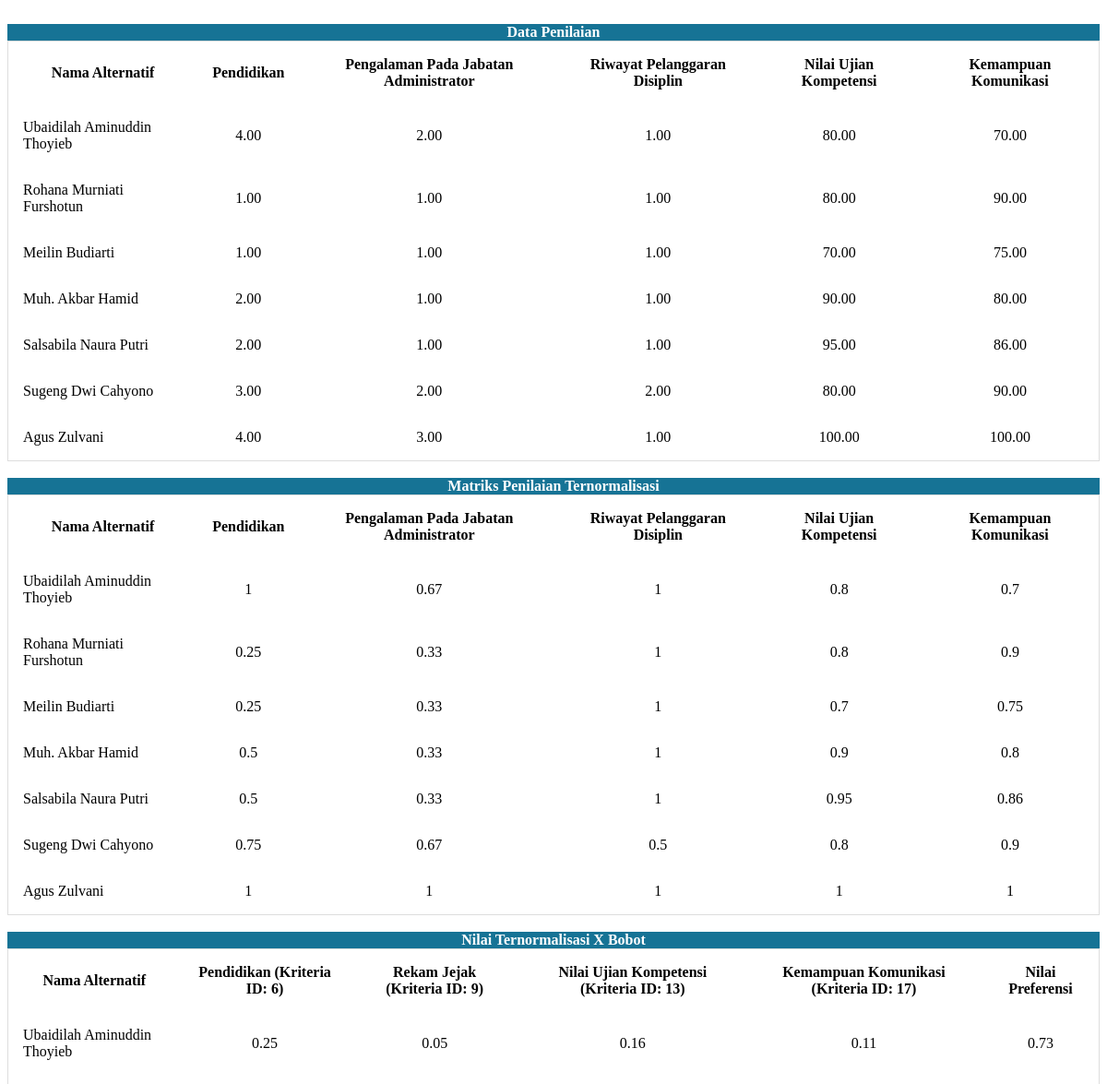
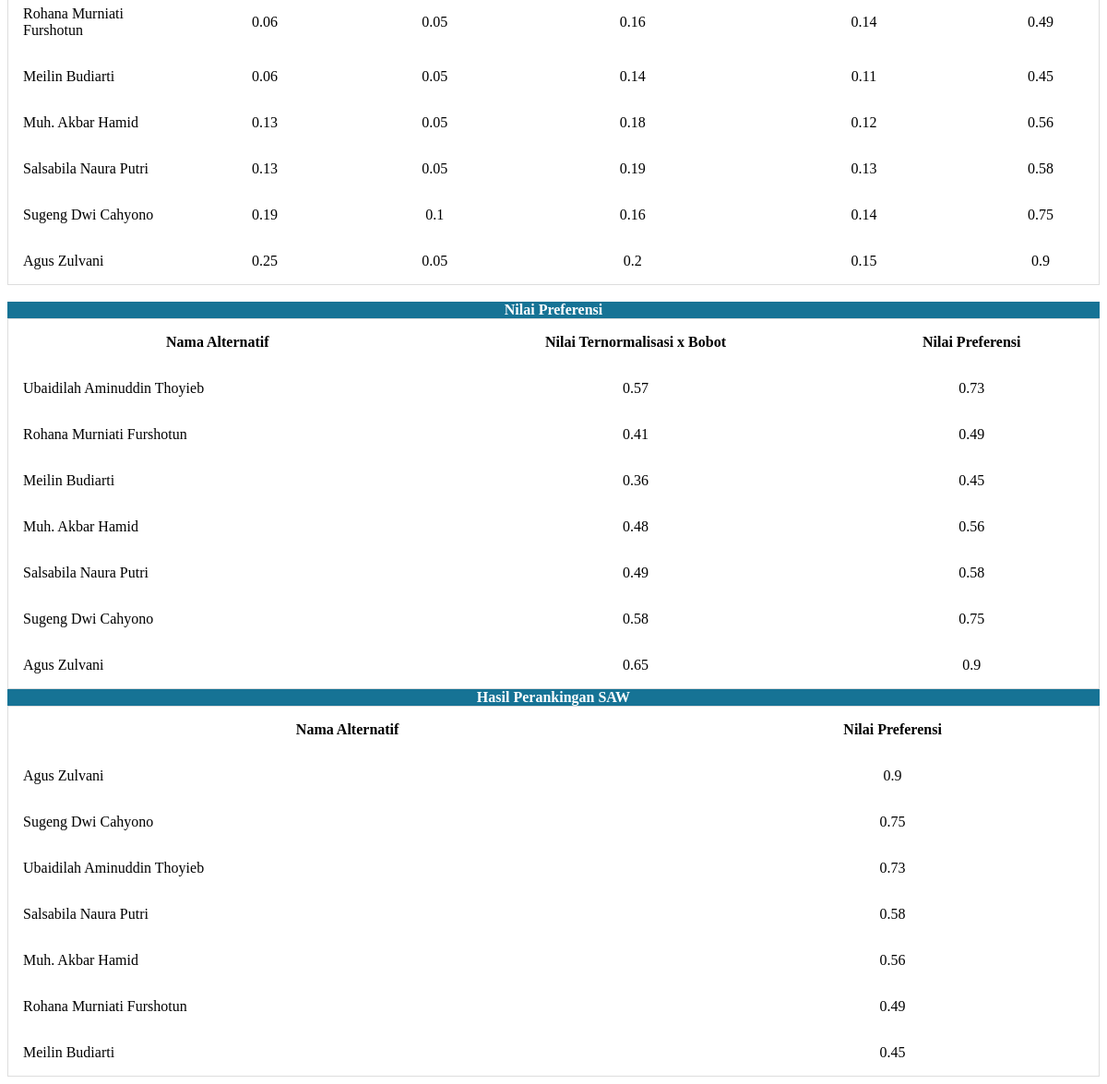
Screenshot of /rinciansaw.php (signed in) with the database file from the repository (2 pictures, top to bottom).
### tables this page shows
CREATE TABLE `Kriteria` (
  `id_kriteria` int(11) NOT NULL,
  `nama_kriteria` varchar(255) NOT NULL,
  `bobot_kriteria` decimal(5,2) DEFAULT NULL,
  `tipe_kriteria` enum('benefit','cost') DEFAULT NULL,
  `punyasub` enum('0','1') NOT NULL DEFAULT '0'
);

CREATE TABLE `SubKriteria` (
  `id_subkriteria` int(11) NOT NULL,
  `id_kriteria` int(11) DEFAULT NULL,
  `nama_subkriteria` varchar(255) NOT NULL,
  `bobot_subkriteria` decimal(5,2) NOT NULL,
  `tipe_subkriteria` enum('benefit','cost') NOT NULL
);

CREATE TABLE `Penilaian` (
  `id_penilaian` int(11) NOT NULL,
  `id_alternatif` int(11) DEFAULT NULL,
  `id_kriteria` int(11) DEFAULT NULL,
  `id_subkriteria` int(11) DEFAULT NULL,
  `nilai` decimal(5,2) DEFAULT NULL
);

### mtrx_keputusan.php (the view, shortened to what the rows shown need)
<!DOCTYPE html>
<html lang="en">
<head>
</head>
<body>
  <br>
  <div class="card shadow mb-5">
    <div class="card-body">
      <div>
        <div>
          <div class="table-responsive">
            <table class="table table-bordered">
              <thead>
                <tr>
                  <th scope="col" style="color: black; text-align: center">Nama Alternatif</th>
                  <?php
                  require 'config/koneksi.php';
                  $kriteriaQuery = mysqli_query($conn, "SELECT * FROM Kriteria");
                  while ($kriteria = mysqli_fetch_array($kriteriaQuery)) {
                    if ($kriteria['punyasub'] == 0) {
                      echo "<th scope='col' style='color: black; text-align: center'>" . $kriteria['nama_kriteria'] . "</th>";
                    } else {
                      $subKriteriaQuery = mysqli_query($conn, "SELECT * FROM SubKriteria WHERE id_kriteria = '" . $kriteria['id_kriteria'] . "'");
                      while ($subKriteria = mysqli_fetch_array($subKriteriaQuery)) {
                        echo "<th scope='col' style='color: black; text-align: center'>" . $subKriteria['nama_subkriteria'] . "</th>";
                      }
                    }
                  }
                  ?>
                </tr>
              </thead>
              <tbody>
                <?php
                $sql = "
                SELECT
                    a.id_alternatif,
                    a.nama_alternatif,
                    k.id_kriteria,
                    k.nama_kriteria,
                    sk.id_subkriteria,
                    sk.nama_subkriteria,
                    p.nilai,
                    r.uraian
                FROM
                    Penilaian p
                JOIN
                    Alternatif a ON p.id_alternatif = a.id_alternatif
                JOIN
                    Kriteria k ON p.id_kriteria = k.id_kriteria
                LEFT JOIN
                    SubKriteria sk ON p.id_subkriteria = sk.id_subkriteria
                LEFT JOIN
                    Rentang r ON p.nilai = r.nilai_rentang
                    AND r.id_kriteria = p.id_kriteria
                    AND (r.id_subkriteria = sk.id_subkriteria OR r.id_subkriteria IS NULL)
                WHERE
                    a.status_alternatif = '1'
                ORDER BY
                    a.id_alternatif, k.id_kriteria, sk.id_subkriteria;
            ";
                $result = mysqli_query($conn, $sql);
                $dataByAlternatif = [];
                while ($data = mysqli_fetch_array($result)) {
                  $dataByAlternatif[$data['id_alternatif']]['nama_alternatif'] = $data['nama_alternatif'];
                  if (!is_null($data['nama_subkriteria'])) {
                    $dataByAlternatif[$data['id_alternatif']]['penilaian'][$data['nama_subkriteria']] = $data['nilai'];
                  } else {
                    $dataByAlternatif[$data['id_alternatif']]['penilaian'][$data['nama_kriteria']] = $data['nilai'];
                  }
                }
                foreach ($dataByAlternatif as $id_alternatif => $dataAlternatif) {
                  echo "<tr>";
                  echo "<td style='color: black'>" . $dataAlternatif['nama_alternatif'] . "</td>";
                  $kriteriaQuery = mysqli_query($conn, "SELECT * FROM Kriteria");
                  while ($kriteria = mysqli_fetch_array($kriteriaQuery)) {
                    if ($kriteria['punyasub'] == 0) {
                      $nilai = isset($dataAlternatif['penilaian'][$kriteria['nama_kriteria']]) ? $dataAlternatif['penilaian'][$kriteria['nama_kriteria']] : '-';
                      echo "<td style='color: black; text-align: center'>$nilai</td>";
                    } else {
                      $subKriteriaQuery = mysqli_query($conn, "SELECT * FROM SubKriteria WHERE id_kriteria = '" . $kriteria['id_kriteria'] . "'");
                      while ($subKriteria = mysqli_fetch_array($subKriteriaQuery)) {
                        $nilaiSubKriteria = isset($dataAlternatif['penilaian'][$subKriteria['nama_subkriteria']]) ? $dataAlternatif['penilaian'][$subKriteria['nama_subkriteria']] : '-';
                        echo "<td style='color: black; text-align: center'>$nilaiSubKriteria</td>";
                      }
                    }
                  }
                }
                ?>
              </tbody>
            </table>
          </div>
        </div>
</body>
</html>

### mtrx_ternormalisasi.php (shortened to what the rows shown need)
<?php
require 'config/koneksi.php';
$queryAlternatif = "SELECT DISTINCT a.id_alternatif, a.nama_alternatif
                    FROM Alternatif a
                    JOIN Penilaian p ON a.id_alternatif = p.id_alternatif
                    WHERE a.status_alternatif = '1'";
$resultAlternatif = $conn->query($queryAlternatif);
$alternatif = [];
while ($row = $resultAlternatif->fetch_assoc()) {
  $alternatif[$row['id_alternatif']] = $row['nama_alternatif'];
}
$queryKriteria = "SELECT * FROM Kriteria";
$resultKriteria = $conn->query($queryKriteria);
$kriteria = [];
while ($row = $resultKriteria->fetch_assoc()) {
  $kriteria[$row['id_kriteria']] = [
    'nama' => $row['nama_kriteria'],
    'bobot' => $row['bobot_kriteria'],
    'tipe' => $row['tipe_kriteria'],
    'punyasub' => $row['punyasub']
  ];
}
$querySubKriteria = "SELECT * FROM SubKriteria";
$resultSubKriteria = $conn->query($querySubKriteria);
$subkriteria = [];
while ($row = $resultSubKriteria->fetch_assoc()) {
  $subkriteria[$row['id_subkriteria']] = [
    'id_kriteria' => $row['id_kriteria'],
    'nama' => $row['nama_subkriteria'],
    'bobot' => $row['bobot_subkriteria'],
    'tipe' => $row['tipe_subkriteria']
  ];
}
$queryPenilaian = "SELECT * FROM Penilaian";
$resultPenilaian = $conn->query($queryPenilaian);
$penilaian = [];
while ($row = $resultPenilaian->fetch_assoc()) {
  $penilaian[] = [
    'id_alternatif' => $row['id_alternatif'],
    'id_kriteria' => $row['id_kriteria'],
    'id_subkriteria' => $row['id_subkriteria'],
    'nilai' => $row['nilai']
  ];
}
$maxMin = [];
foreach ($penilaian as $data) {
  $idKriteria = $data['id_kriteria'];
  $idSubKriteria = $data['id_subkriteria'];
  $key = $idKriteria . '-' . ($idSubKriteria ?? '0');
  if ($idSubKriteria) {
    $tipe = $subkriteria[$idSubKriteria]['tipe'];
    if ($tipe == 'benefit') {
      if (!isset($maxMin[$key]['max']) || $data['nilai'] > $maxMin[$key]['max']) {
        $maxMin[$key]['max'] = $data['nilai'];
      }
    } else {
      if (!isset($maxMin[$key]['min']) || $data['nilai'] < $maxMin[$key]['min']) {
        $maxMin[$key]['min'] = $data['nilai'];
      }
    }
  } else {
    $tipe = $kriteria[$idKriteria]['tipe'];
    if ($tipe == 'benefit') {
      if (!isset($maxMin[$key]['max']) || $data['nilai'] > $maxMin[$key]['max']) {
        $maxMin[$key]['max'] = $data['nilai'];
      }
    } else {
      if (!isset($maxMin[$key]['min']) || $data['nilai'] < $maxMin[$key]['min']) {
        $maxMin[$key]['min'] = $data['nilai'];
      }
    }
  }
}
$normalisasi = [];
foreach ($penilaian as $data) {
  $idKriteria = $data['id_kriteria'];
  $idSubKriteria = $data['id_subkriteria'];
  $nilai = $data['nilai'];
  $key = $idKriteria . '-' . ($idSubKriteria ?? '0');
  if ($idSubKriteria) {
    $tipe = $subkriteria[$idSubKriteria]['tipe'];
    if ($tipe == 'benefit') {
      $nilaiNormalisasi = $nilai / $maxMin[$key]['max'];
    } else {
      $nilaiNormalisasi = $maxMin[$key]['min'] / $nilai;
    }
  } else {
    $tipe = $kriteria[$idKriteria]['tipe'];
    if ($tipe == 'benefit') {
      $nilaiNormalisasi = $nilai / $maxMin[$key]['max'];
    } else {
      $nilaiNormalisasi = $maxMin[$key]['min'] / $nilai;
    }
  }
  $normalisasi[] = [
    'id_alternatif' => $data['id_alternatif'],
    'id_kriteria' => $idKriteria,
    'id_subkriteria' => $idSubKriteria,
    'nilai' => $nilaiNormalisasi
  ];
}
?>
<!DOCTYPE html>
<html lang="en">
<head>
</head>
<body>
  <br>
  <div class="card shadow mb-5">
    <div class="card-body">
      <div>
        <div>
          <div class="table-responsive">
            <table class="table table-bordered">
              <th style='text-align: center'>Nama Alternatif</th>
              <?php
              foreach ($kriteria as $id_kriteria => $k) {
                if ($k['punyasub'] == '0') {
                  echo "<th style='text-align: center'>{$k['nama']}</th>";
                } elseif ($k['punyasub'] == '1') {
                  foreach ($subkriteria as $id_subkriteria => $sub) {
                    if ($sub['id_kriteria'] == $id_kriteria) {
                      echo "<th style='text-align: center'>{$sub['nama']}</th>";
                    }
                  }
                }
              }
              foreach ($alternatif as $id_alternatif => $nama_alternatif) {
                echo "<tr>
        <td>{$nama_alternatif}</td>";
                foreach ($kriteria as $id_kriteria => $k) {
                  if ($k['punyasub'] == '0') {
                    $nilaiNormalisasi = 0;
                    foreach ($normalisasi as $n) {
                      if ($n['id_alternatif'] == $id_alternatif && $n['id_kriteria'] == $id_kriteria && !$n['id_subkriteria']) {
                        $nilaiNormalisasi = $n['nilai'];
                        break;
                      }
                    }
                    echo "<td style='text-align: center'>" . round($nilaiNormalisasi, 2) . "</td>";
                  }
                  if ($k['punyasub'] == '1') {
                    foreach ($subkriteria as $id_subkriteria => $sub) {
                      if ($sub['id_kriteria'] == $id_kriteria) {
                        $nilaiNormalisasi = 0;
                        foreach ($normalisasi as $n) {
                          if ($n['id_alternatif'] == $id_alternatif && $n['id_kriteria'] == $id_kriteria && $n['id_subkriteria'] == $id_subkriteria) {
                            $nilaiNormalisasi = $n['nilai'];
                            break;
                          }
                        }
                        echo "<td  style='text-align: center'>" . round($nilaiNormalisasi, 2) . "</td>";
                      }
                    }
                  }
                }
                echo "
      </tr>";
              }
              ?>
            </table>
          </div>
        </div>
      </div>
    </div>
  </div>
</body>

### agregasi.php (shortened to what the rows shown need)
<?php
require 'config/koneksi.php';
$queryAlternatif = "SELECT DISTINCT a.id_alternatif, a.nama_alternatif
                    FROM Alternatif a
                    JOIN Penilaian p ON a.id_alternatif = p.id_alternatif
                    WHERE a.status_alternatif = '1'";
$resultAlternatif = $conn->query($queryAlternatif);
$alternatif = [];
while ($row = $resultAlternatif->fetch_assoc()) {
    $alternatif[$row['id_alternatif']] = $row['nama_alternatif'];
}
$queryKriteria = "SELECT * FROM Kriteria";
$resultKriteria = $conn->query($queryKriteria);
$kriteria = [];
while ($row = $resultKriteria->fetch_assoc()) {
    $kriteria[$row['id_kriteria']] = [
        'nama' => $row['nama_kriteria'],
        'bobot' => $row['bobot_kriteria'],
        'punyasub' => $row['punyasub']
    ];
}
$querySubKriteria = "SELECT * FROM SubKriteria";
$resultSubKriteria = $conn->query($querySubKriteria);
$subkriteria = [];
while ($row = $resultSubKriteria->fetch_assoc()) {
    $subkriteria[$row['id_subkriteria']] = [
        'id_kriteria' => $row['id_kriteria'],
        'nama' => $row['nama_subkriteria'],
        'bobot' => $row['bobot_subkriteria']
    ];
}
$queryPenilaian = "SELECT * FROM Penilaian";
$resultPenilaian = $conn->query($queryPenilaian);
$penilaian = [];
while ($row = $resultPenilaian->fetch_assoc()) {
    $penilaian[] = [
        'id_alternatif' => $row['id_alternatif'],
        'id_kriteria' => $row['id_kriteria'],
        'id_subkriteria' => $row['id_subkriteria'],
        'nilai' => $row['nilai']
    ];
}
$nilaiPreferensi = [];
$matriksTernormalisasi = [];
foreach ($alternatif as $id_alternatif => $nama_alternatif) {
    $totalPreferensi = 0;
    foreach ($kriteria as $id_kriteria => $k) {
        $nilaiMaksimum = PHP_INT_MIN;
        foreach ($penilaian as $n) {
            if ($n['id_kriteria'] == $id_kriteria) {
                if ($n['nilai'] > $nilaiMaksimum) {
                    $nilaiMaksimum = $n['nilai'];
                }
            }
        }
        if ($k['punyasub'] == '0') {
            foreach ($penilaian as $n) {
                if ($n['id_alternatif'] == $id_alternatif && $n['id_kriteria'] == $id_kriteria && is_null($n['id_subkriteria'])) {
                    $nilaiNormalisasi = ($nilaiMaksimum == 0) ? 0 : $n['nilai'] / $nilaiMaksimum;
                    $matriksTernormalisasi[$id_alternatif][$id_kriteria] = $nilaiNormalisasi * $k['bobot'];
                    $totalPreferensi += $nilaiNormalisasi * $k['bobot'];
                    break;
                }
            }
        } elseif ($k['punyasub'] == '1') {
            foreach ($subkriteria as $id_subkriteria => $sub) {
                if ($sub['id_kriteria'] == $id_kriteria) {
                    foreach ($penilaian as $n) {
                        if ($n['id_alternatif'] == $id_alternatif && $n['id_kriteria'] == $id_kriteria && $n['id_subkriteria'] == $id_subkriteria) {
                            $nilaiNormalisasi = ($nilaiMaksimum == 0) ? 0 : $n['nilai'] / $nilaiMaksimum;
                            $matriksTernormalisasi[$id_alternatif][$id_kriteria] = $nilaiNormalisasi * $sub['bobot'];
                            $totalPreferensi += $nilaiNormalisasi * $sub['bobot'];
                            break;
                        }
                    }
                }
            }
        }
    }
    $nilaiPreferensi[$id_alternatif] = $totalPreferensi;
}
ksort($nilaiPreferensi);
?>
<!DOCTYPE html>
<html lang="en">
<head>
</head>
<body>
    <br>
    <div class="card shadow mb-5">
        <div class="card-body">
            <div>
                <div>
                    <div class="table-responsive">
                        <table class="table table-bordered">
                            <thead>
                                <tr>
                                    <th style='text-align: center'>Nama Alternatif</th>
                                    <?php
                                    foreach ($kriteria as $id_kriteria => $k) {
                                        echo "<th style='text-align: center'>{$k['nama']} (Kriteria ID: $id_kriteria)</th>";
                                    }
                                    ?>
                                    <th style='text-align: center'>Nilai Preferensi</th>
                                </tr>
                            </thead>
                            <tbody>
                                <?php
                                foreach ($alternatif as $id_alternatif => $nama_alternatif) {
                                    echo "<tr>
                    <td>{$nama_alternatif}</td>";
                                    foreach ($kriteria as $id_kriteria => $k) {
                                        $nilai = isset($matriksTernormalisasi[$id_alternatif][$id_kriteria]) ? round($matriksTernormalisasi[$id_alternatif][$id_kriteria], 2) : 0;
                                        echo "<td style='text-align: center'>{$nilai}</td>";
                                    }
                                    echo "<td style='text-align: center'>" . round($nilaiPreferensi[$id_alternatif], 2) . "</td>
                  </tr>";
                                }
                                ?>
                            </tbody>
                        </table>
                    </div>
                </div>
            </div>
        </div>
    </div>
</body>

### rows the page displays
kriteria: nama_kriteria "Pendidikan", nama_kriteria "4.00", nama_kriteria "1.00", nama_kriteria "2.00", nama_kriteria "3.00", nilaiNormalisasi "1", nilaiNormalisasi "0.25", nilaiNormalisasi "0.5", nilaiNormalisasi "0.75", id_kriteria "6", nilai "0.25", nilai "0.06", nilai "0.13", nilai "0.19"
subkriteria: nama_subkriteria "Pengalaman Pada Jabatan Administrator", nama_subkriteria "2.00", nama_subkriteria "1.00", nama_subkriteria "3.00", nilaiNormalisasi "0.67", nilaiNormalisasi "0.33", nilaiNormalisasi "1"
subkriteria: nama_subkriteria "Riwayat Pelanggaran Disiplin", nama_subkriteria "1.00", nama_subkriteria "2.00", nilaiNormalisasi "1", nilaiNormalisasi "0.5"
kriteria: nama_kriteria "Nilai Ujian Kompetensi", nama_kriteria "80.00", nama_kriteria "70.00", nama_kriteria "90.00", nama_kriteria "95.00", nama_kriteria "100.00", nilaiNormalisasi "0.8", nilaiNormalisasi "0.7", nilaiNormalisasi "0.9", nilaiNormalisasi "0.95", nilaiNormalisasi "1", id_kriteria "13", nilai "0.16", nilai "0.14", nilai "0.18", nilai "0.19", nilai "0.2"
kriteria: nama_kriteria "Kemampuan Komunikasi", nama_kriteria "70.00", nama_kriteria "90.00", nama_kriteria "75.00", nama_kriteria "80.00", nama_kriteria "86.00", nama_kriteria "100.00", nilaiNormalisasi "0.7", nilaiNormalisasi "0.9", nilaiNormalisasi "0.75", nilaiNormalisasi "0.8", nilaiNormalisasi "0.86", nilaiNormalisasi "1", id_kriteria "17", nilai "0.11", nilai "0.14", nilai "0.12", nilai "0.13", nilai "0.15"
penilaian: nilai "1"

### other values shown
$dataAlternatif['nama_alternatif'] "Ubaidilah Aminuddin Thoyieb"
$dataAlternatif['nama_alternatif'] "Rohana Murniati Furshotun"
$dataAlternatif['nama_alternatif'] "Meilin Budiarti"
$dataAlternatif['nama_alternatif'] "Muh. Akbar Hamid"
$dataAlternatif['nama_alternatif'] "Salsabila Naura Putri"
$dataAlternatif['nama_alternatif'] "Sugeng Dwi Cahyono"
$dataAlternatif['nama_alternatif'] "Agus Zulvani"
$nama_alternatif "Ubaidilah Aminuddin Thoyieb"
$nama_alternatif "Rohana Murniati Furshotun"
$nama_alternatif "Meilin Budiarti"
$nama_alternatif "Muh. Akbar Hamid"
$nama_alternatif "Salsabila Naura Putri"
$nama_alternatif "Sugeng Dwi Cahyono"
$nama_alternatif "Agus Zulvani"
$k['nama'] "Rekam Jejak"
